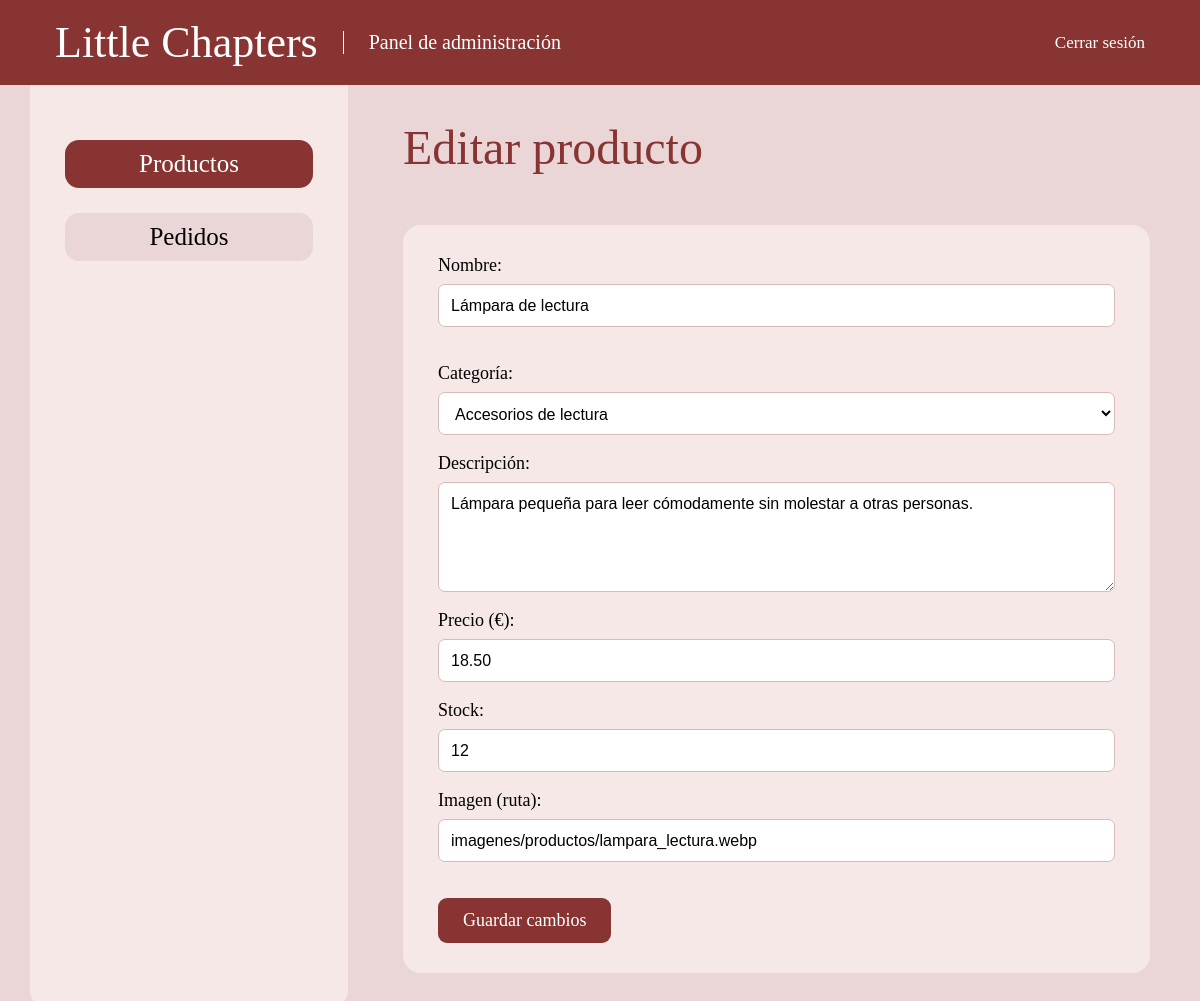
The page /editar_producto.php?id=1 (signed in) on the database its author committed.
### tables this page shows
CREATE TABLE IF NOT EXISTS `producto` (
  `id_producto` int(11) NOT NULL AUTO_INCREMENT,
  `id_categoria` int(11) NOT NULL,
  `nombre` varchar(100) NOT NULL,
  `descripcion` text DEFAULT NULL,
  `precio` decimal(10,2) NOT NULL,
  `stock` int(11) NOT NULL,
  `imagen` varchar(255) DEFAULT NULL,
  PRIMARY KEY (`id_producto`),
  KEY `id_categoria` (`id_categoria`),
  CONSTRAINT `producto_ibfk_1` FOREIGN KEY (`id_categoria`) REFERENCES `categoria` (`id_categoria`)
);

CREATE TABLE IF NOT EXISTS `categoria` (
  `id_categoria` int(11) NOT NULL AUTO_INCREMENT,
  `nombre` varchar(100) NOT NULL,
  `descripcion` text DEFAULT NULL,
  PRIMARY KEY (`id_categoria`)
);

### editar_producto.php (the view, shortened to what this page needs)
<?php
require_once "conexion.php";
$id = $_GET["id"];
$sql = "SELECT * FROM producto WHERE id_producto = ?";
$consulta = $conexion->prepare($sql);
$consulta->execute([$id]);
$producto = $consulta->fetch(PDO::FETCH_ASSOC);
$sql = "SELECT * FROM categoria";
$categorias = $conexion->query($sql)->fetchAll(PDO::FETCH_ASSOC);
?>
<!DOCTYPE html>
<html lang="es">
<head>
    <link rel="stylesheet" href="estilos.css">
</head>
<body class="pagina-editar-producto">
    <header class="admin-header">
        <div class="admin-logo">
            <h1>Little Chapters</h1>
            <p>Panel de administración</p>
        </div>
        <div class="enlaces-admin">
            <a href="cerrar_sesion.php">Cerrar sesión</a>
        </div>
    </header>
    <main class="admin-main">
        <aside class="admin-menu">
            <a href="gestionar_productos.php" class="menu-activo">Productos</a>
            <a href="gestionar_pedidos.php">Pedidos</a>
        </aside>
        <section class="admin-content">
            <div class="admin-titulo">
                <h2>Editar producto</h2>
            </div>
            <div class="formulario-editar-producto">
                <form action="editar_producto.php?id=<?php echo $id; ?>" method="POST">
                    <div class="campo-editar-producto">
                        <label>Nombre:</label>
                        <input type="text" name="nombre" value="<?php echo htmlspecialchars($producto["nombre"]); ?>" required>
                    </div>
                    <div class="campo-editar-producto">
                        <label>Categoría:</label>
                        <select name="id_categoria" required>
                            <?php foreach ($categorias as $categoria) { ?>
                                <option value="<?php echo $categoria["id_categoria"]; ?>"
                                    <?php if ($producto["id_categoria"] == $categoria["id_categoria"]) {
                                        echo "selected";
                                    } ?>>
                                    <?php echo htmlspecialchars($categoria["nombre"]); ?>
                                </option>
                            <?php } ?>
                        </select>
                    </div>
                    <div class="campo-editar-producto">
                        <label>Descripción:</label>
                        <textarea name="descripcion" rows="4"><?php echo htmlspecialchars($producto["descripcion"]); ?></textarea>
                    </div>
                    <div class="campo-editar-producto">
                        <label>Precio (€):</label>
                        <input type="number" name="precio" step="0.01" min="0" value="<?php echo $producto["precio"]; ?>" required>
                    </div>
                    <div class="campo-editar-producto">
                        <label>Stock:</label>
                        <input type="number" name="stock" min="0" step="1" value="<?php echo $producto["stock"]; ?>" required>
                    </div>
                    <div class="campo-editar-producto">
                        <label>Imagen (ruta):</label>
                        <input type="text" name="imagen" value="<?php echo htmlspecialchars($producto["imagen"]); ?>">
                    </div>
                    <div class="botones-editar-producto">
                        <button type="submit">Guardar cambios</button>
                    </div>
                </form>
            </div>
        </section>
    </main>
</body>
</html>

### estilos.css (style rules this page uses)
body { margin: 6px; background-color: #f5f5f5; font-family: Arial, sans-serif; }
header { background-color: #f7e8e8; border-top: 30px solid #e8d5d5; padding: 15px 42px; display: flex; align-items: center; justify-content: space-between; }
main { background-color: #ead6d6; min-height: 642px; display: flex; justify-content: center; padding: 24px 15px 28px; }
form { display: flex; flex-direction: column; }
form label { font-size: 18px; margin-bottom: 9px; }
form input[type="text"], form input[type="email"], form input[type="password"] { width: 100%; box-sizing: border-box; height: 42px; padding: 0 13px; border: none; border-radius: 6px; background-color: #f5f3f3; font-size: 15px; margin-bottom: 18px; }
.admin-header { background-color: #873433; color: white; height: 85px; padding: 0 55px; border: none; margin: 0; box-sizing: border-box; display: flex; align-items: center; justify-content: space-between; }
.admin-logo { display: flex; align-items: center; gap: 25px; }
.admin-header h1 { font-family: Georgia, serif; font-size: 44px; font-weight: normal; }
.admin-header p { font-family: Georgia, serif; font-size: 20px; border-left: 1px solid white; padding-left: 25px; }
.admin-header a { color: white; text-decoration: none; font-family: Georgia, serif; font-size: 20px; }
.admin-main { background-color: #ead6d6; min-height: 750px; display: flex; gap: 35px; padding: 0 30px; }
.admin-menu { background-color: #f7e8e8; width: 248px; padding: 55px 35px; display: flex; flex-direction: column; gap: 25px; border-radius: 0 0 18px 18px; }
.admin-menu a { background-color: #ead6d6; color: black; text-decoration: none; text-align: center; font-family: Georgia, serif; font-size: 25px; padding: 10px; border-radius: 14px; }
.admin-menu .menu-activo { background-color: #873433; color: white; }
.admin-content { flex: 1; padding: 35px 5px; }
.admin-titulo { display: flex; justify-content: space-between; align-items: center; margin-bottom: 25px; }
.admin-titulo h2 { color: #873433; font-family: Georgia, serif; font-size: 48px; font-weight: normal; }
body { margin: 0; background-color: #ead5d5; font-family: Georgia, serif; }
.enlaces-admin { display: flex; align-items: center; gap: 25px; }
.enlaces-admin a { color: white; text-decoration: none; font-size: 17px; }
.pagina-editar-producto .admin-content { padding: 35px 20px; }
.pagina-editar-producto .admin-titulo h2 { margin: 0 0 25px; }
.pagina-editar-producto .formulario-editar-producto { max-width: 850px; background-color: #f7e8e8; padding: 30px 35px; border-radius: 18px; box-sizing: border-box; }
.pagina-editar-producto .campo-editar-producto { display: flex; flex-direction: column; margin-bottom: 18px; }
.pagina-editar-producto .campo-editar-producto label { font-family: Georgia, serif; font-size: 18px; margin-bottom: 8px; }
.pagina-editar-producto .campo-editar-producto input, .pagina-editar-producto .campo-editar-producto select, .pagina-editar-producto .campo-editar-producto textarea { width: 100%; box-sizing: border-box; padding: 12px; border: 1px solid #d8baba; border-radius: 7px; background-color: white; font-family: Arial, sans-serif; font-size: 16px; }
.pagina-editar-producto .campo-editar-producto input, .pagina-editar-producto .campo-editar-producto select { height: 43px; }
.pagina-editar-producto .campo-editar-producto textarea { min-height: 110px; resize: vertical; }
.pagina-editar-producto .botones-editar-producto button { background-color: #873433; color: white; border: none; border-radius: 9px; padding: 12px 25px; font-family: Georgia, serif; font-size: 18px; cursor: pointer; }

### rows shown on the page
producto: nombre "Lámpara de lectura", id_categoria "Accesorios de lectura", descripcion "Lámpara pequeña para leer cómodamente sin molestar a otras personas.", precio "18.50", stock "12", imagen "imagenes/productos/lampara_lectura.webp"
